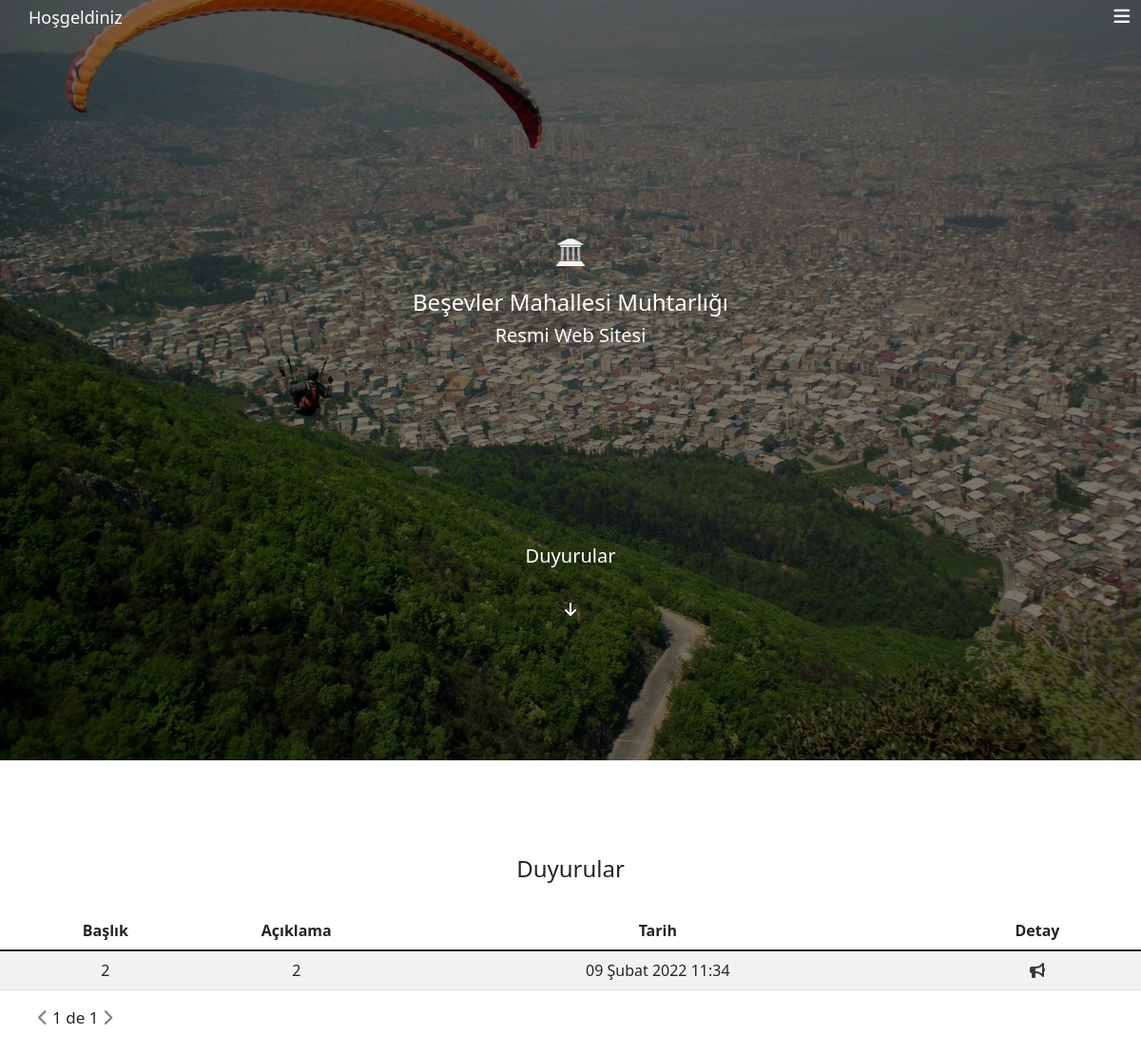
The app's page /, older data.
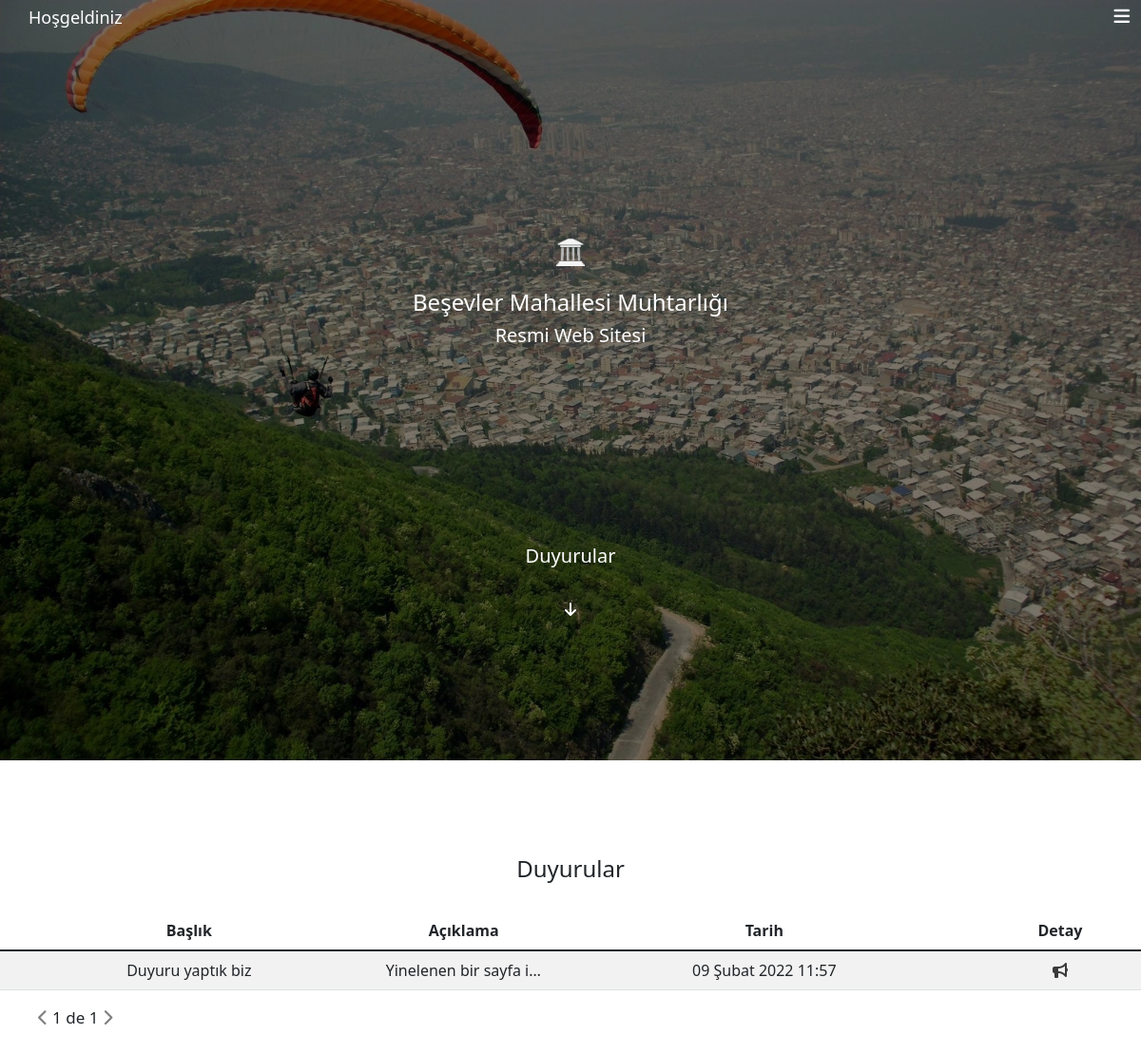
The same page, newer data.
### base/models.py (models this page shows, shortened)
class Announcement(models.Model):
    title=models.CharField(max_length=30,blank=False,null=False)
    desc=models.TextField(max_length=200,blank=False,null=False)
    create_time = models.DateTimeField(
        auto_now_add=True, blank=True, null=True)
    update_time = models.DateTimeField(auto_now=True,blank=True, null=True)

### base/views.py (the view)
# urls.py: path('', views.CitizenHomeView, name="citizen-home"),
def CitizenHomeView(request):
    duyurular = Announcement.objects.all().order_by('-update_time')
    p = Paginator(duyurular,5)
    page = request.GET.get('page')
    duyuru = p.get_page(page)
    context = {'duyurular':duyuru}
    return render(request, 'base/citizen/citizenhome.html', context)

### base/templates/base/citizen/citizenhome.html (shortened to what this page needs)
{% extends 'base/main.html' %} {% block content%}
{% load static %}
<link rel="stylesheet" href="{% static 'css/navbar.css' %}" />
</head>
<body>
    <nav style="position: absolute;width: 100%;background: transparent;">
        <ul class="ul d-flex justify-content-end text-center">
            {% if request.user.is_anonymous %}
            <p class="welcomeuser" style="position: absolute;left: 30px;top: 5px;font-size: 18px;color: white;z-index: 1;">
                   Hoşgeldiniz</p>
            <li><i class="fas fa-bars"></i></li>
                {% endif %}
        </ul>
    </nav>
    <div class="nature">
        <span><img src="{% static 'mahresimler/logo.png' %}"  style="width: 30px;height: 30px;margin-top:250px"/>
            <br><br>
            <h3 style="font-size:1.5em">Beşevler Mahallesi Muhtarlığı</h3>
            <h5>Resmi Web Sitesi</h5>
        </span>
        <br>
        <div class="vatandaskayit">
            <p class="text-center h5">Duyurular</p>
            <br>
            <i class="fas fa-arrow-down" style="cursor: pointer;" onclick="duyuru()"></i>
        </div>
    </div>
     {% if duyurular %}
     <h4 style="text-align: center;margin-top: 100px;">Duyurular</h4>
     <table class="duyurular table table-striped table-hover rounded text-center" style="margin-top: 30px;">
        <thead>
            <th>Başlık</th>
            <th>Açıklama</th>
            <th>Tarih</th>
            <th>Detay</th>
        </thead>
        {% for duyuru in duyurular %}
        <tr class="duyurutr">
            <td>{{duyuru.title}}</td>
            <td>{{duyuru.desc}}</td>
            <td>{{duyuru.update_time}}</td>
            <td><a href="{% url 'duyuru-tek' duyuru.id %}"><i class="fas fa-bullhorn"></i></a></td>
        </tr>
        {% endfor %}
    </table>
        <p style="padding-left: 40px;font-size: 17px;">
        {% if duyurular.has_previous%}
        <a href="?page={{duyurular.previous_page_number}}" style="color: black;"><i class="fas fa-chevron-left"></i></a>
        {% else %}
        <i class="fas fa-chevron-left disabled" style="color: gray;">
        </i>
        {% endif %}
        {{duyurular.number}} de {{duyurular.paginator.num_pages}}
        {% if duyurular.has_next %}
        <a href="?page={{duyurular.next_page_number}}" style="color: black;"><i class="fas fa-chevron-right"></i></a>
        <a href="?page={{duyurular.paginator.num_pages}}" style="color: black;"><i class="fas fa-angle-double-right"></i></a>
        {% else %}
        <i class="fas fa-chevron-right" style="color: gray;"></i>
        {% endif %}
    </p>
    <br>
    <br>
    <br>
    {%else%}
    <h3 class="text-center mt-5 mb-5">Şu an duyuru yok...</h3>
    {% endif %}
    {% endblock content %}

Row changes from the older to the newer data that the page shows:
removed Announcement: title "2", desc "2", update_time "09 Şubat 2022 11:34"
added Announcement: title "Duyuru yaptık biz", desc "Yinelenen bir sayfa i…", update_time "09 Şubat 2022 11:57"
